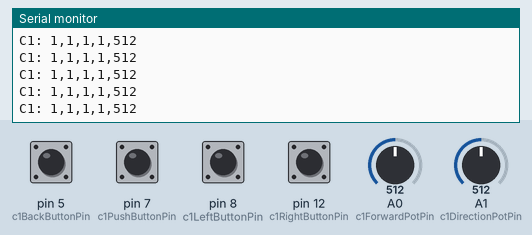
Bench run of a sketch on a simulated Arduino Uno, built with avr-gcc and run on an emulated ATmega328P. Shown: the last lines printed to the serial monitor. Inputs (shaded band) come from the test bench; at power-on: pin 5 (c1BackButtonPin), pin 7 (c1PushButtonPin), pin 8 (c1LeftButtonPin), pin 12 (c1RightButtonPin) HIGH, A1 (c1DirectionPotPin) = 512, A0 (c1ForwardPotPin) = 512.

Above: at 1.2 s.
1.3 s: A1 (c1DirectionPotPin) set to 109
At 2.2 s:
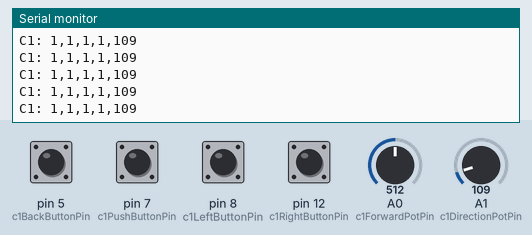
4.3 s: A1 (c1DirectionPotPin) set to 89
At 5.4 s:
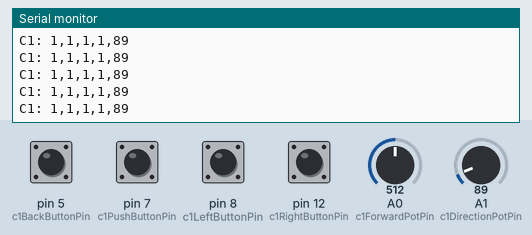
Timing chart, 0 to 7.3 s (numbered marks = the images above; inputs shaded):
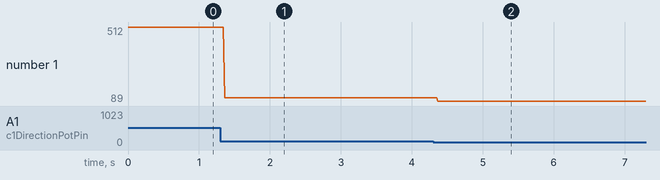

The sketch:

ArduinoCode.ino
```cpp
const int c1PushButtonPin = 7;
const int c1LeftButtonPin = 8;
const int c1RightButtonPin = 12;
const int c1PullButtonPin = 7;
const int c1ForwardPotPin = A0;
const int c1DirectionPotPin = A1;
const int c1BackButtonPin = 5;

void setup() {
  pinMode(c1PushButtonPin, INPUT_PULLUP);
  pinMode(c1LeftButtonPin, INPUT_PULLUP);
  pinMode(c1RightButtonPin, INPUT_PULLUP);
  pinMode(c1PullButtonPin, INPUT_PULLUP);
  pinMode(c1BackButtonPin, INPUT_PULLUP);

  Serial.begin(9600);
}

void loop() {
  int c1PushButtonState = digitalRead(c1PushButtonPin);
  int c1LeftButtonState = digitalRead(c1LeftButtonPin);
  int c1RightButtonState = digitalRead(c1RightButtonPin);
  int c1PullButtonState = digitalRead(c1PullButtonPin);
  int c1BackButtonState = digitalRead(c1BackButtonPin);


  if (c1PushButtonState != LOW && c1PushButtonState != HIGH) c1PushButtonState = 0;
  if (c1LeftButtonState != LOW && c1LeftButtonState != HIGH) c1LeftButtonState = 0;
  if (c1RightButtonState != LOW && c1RightButtonState != HIGH) c1RightButtonState = 0;
  if (c1PullButtonState != LOW && c1PullButtonState != HIGH) c1PullButtonState = 0;
  if (c1BackButtonState != LOW && c1BackButtonState != HIGH) c1BackButtonState = 0;

  int c1RawforwardValue = analogRead(c1ForwardPotPin);
  int c1RawdirectionValue = analogRead(c1DirectionPotPin);

  if (c1RawforwardValue < 10) c1RawforwardValue = 0;
  if (c1RawdirectionValue < 10) c1RawdirectionValue = 0;

  Serial.print("C1: ");
  Serial.print(c1PushButtonState);
  Serial.print(",");
  Serial.print(c1LeftButtonState);
  Serial.print(",");
  Serial.print(c1RightButtonState);
  Serial.print(",");
  Serial.print(c1BackButtonState);
  Serial.print(",");
  Serial.println(c1RawdirectionValue);

  delay(10);
}
```

Measured:
- after the input at 1.3 s, the serial monitor: prints a new line after 0.06 s (image 1)
- after the input at 4.3 s, the serial monitor: prints a new line after 0.07 s (image 2)
- plotted number 1: 512 → 109 after the input at 1.3 s, 109 → 89 after the input at 4.3 s
